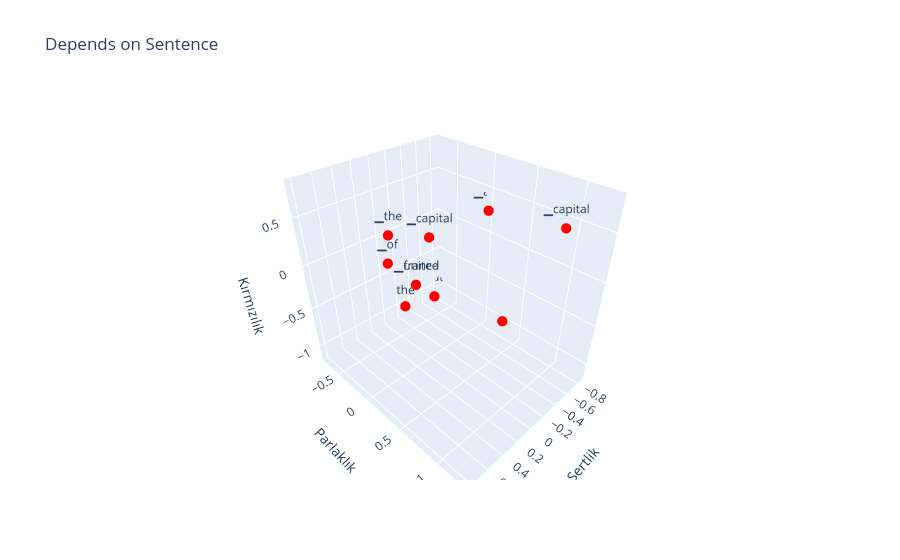

The notebook cell this image was saved under:
### Code cell
sentences = [
  {
    "words": gemma_depend_sentence_meaning.detach().cpu().float().numpy(),
    "labels": gemma_depend_sentence_tokens,
    "color": "red",
  },
]
plot_dots(sentences, "Depends on Sentence")

### Figure 1 — Plotly figure (JSON) as saved in the notebook; plotly's stock layout.template omitted (floating-point values rounded to 4 significant figures)
{"data": [{"hoverinfo": "text", "marker": {"color": "red", "size": 6}, "mode": "markers+text", "text": ["the", "▁capital", "▁of", "▁united", "▁states", "▁and", "▁the", "▁capital", "▁of", "▁france"], "type": "scatter3d", "x": [0.1387, -0.167, 0.8086, 0.3828, -0.75, -0.8516, 0.3457, 0.1523, 0.8086, 0.3828, 0.1826], "y": [-0.2168, 1.281, 0.4727, 0.2617, -0.7422, -0.005219, -0.126, 0.1914, 0.4727, 0.2617, 1.055], "z": [-0.5391, 0.793, 0.5742, 0.08008, -1.141, 0.2656, 0.3945, 0.4219, 0.5742, 0.08008, 0.021]}], "layout": {"scene": {"xaxis": {"title": {"text": "Sertlik"}}, "yaxis": {"title": {"text": "Parlaklık"}}, "zaxis": {"title": {"text": "Kırmızılık"}}}, "title": {"text": "Depends on Sentence"}}}
